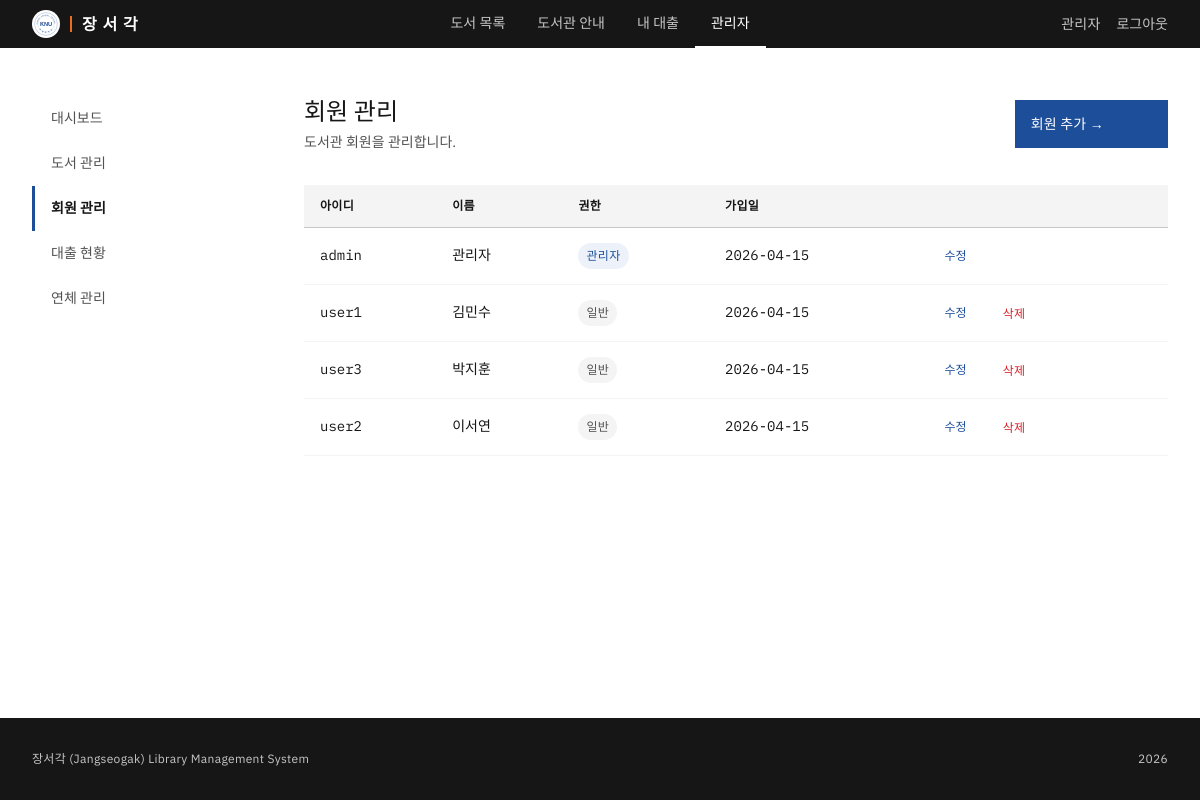
/admin/members (signed in), run on the app's committed database.
### tables this page shows
CREATE TABLE members (
            id INTEGER PRIMARY KEY AUTOINCREMENT,
            username TEXT UNIQUE NOT NULL,
            password TEXT NOT NULL,
            name TEXT NOT NULL,
            role TEXT NOT NULL DEFAULT 'user',
            created_at TEXT DEFAULT (datetime('now', 'localtime'))
        );

### app.py (the view)
@app.route('/admin/members')
@admin_required
def admin_members():
    members = models.get_all_members()
    return render_template('admin/members.html', members=members)

### app.py (called while the page is built)
@app.context_processor
def inject_globals():
    return {
        'sections': SECTIONS,
        'now': datetime.now(),
        'server_ip': SERVER_IP,
        'server_port': SERVER_PORT,
        'fine_per_day': FINE_PER_DAY,
    }

@app.template_filter('dateformat')
def dateformat(value, fmt='%Y-%m-%d'):
    if not value:
        return ''
    if isinstance(value, str):
        try:
            value = datetime.strptime(value, '%Y-%m-%d %H:%M:%S')
        except ValueError:
            return value
    return value.strftime(fmt)

def admin_required(f):
    @wraps(f)
    def decorated(*args, **kwargs):
        if 'member_id' not in session:
            flash('로그인이 필요합니다.', 'warning')
            return redirect(url_for('login'))
        if session.get('role') != 'admin':
            flash('관리자 권한이 필요합니다.', 'error')
            return redirect(url_for('index'))
        return f(*args, **kwargs)
    return decorated

### models.py (called while the page is built)
def get_db():
    db = sqlite3.connect(DATABASE)
    db.row_factory = sqlite3.Row
    db.execute("PRAGMA journal_mode=WAL")
    db.execute("PRAGMA foreign_keys=ON")
    return db

def get_all_members():
    db = get_db()
    members = db.execute('SELECT * FROM members ORDER BY name').fetchall()
    db.close()
    return members

### templates/admin/members.html (shortened to what this page needs)
{% extends 'base.html' %}
{% block content %}
<div class="container">
  <div class="admin-layout">
    {% include 'admin/_sidebar.html' %}
    <div class="admin-main">
      <div class="page-header flex flex-between flex-center flex-wrap" style="gap: 16px;">
        <div>
          <h1 class="page-header-title">회원 관리</h1>
          <p class="page-header-sub">도서관 회원을 관리합니다.</p>
        </div>
        <a href="{{ url_for('admin_member_add') }}" class="btn btn-primary">회원 추가 &rarr;</a>
      </div>
      {% if members %}
      <table class="data-table">
        <thead>
          <tr>
            <th>아이디</th>
            <th>이름</th>
            <th>권한</th>
            <th>가입일</th>
            <th></th>
          </tr>
        </thead>
        <tbody>
          {% for member in members %}
          <tr>
            <td class="mono">{{ member.username }}</td>
            <td>{{ member.name }}</td>
            <td>
              {% if member.role == 'admin' %}
              <span class="tag tag-admin">관리자</span>
              {% else %}
              <span class="tag tag-user">일반</span>
              {% endif %}
            </td>
            <td class="mono">{{ member.created_at|dateformat }}</td>
            <td>
              <div class="actions">
                <a href="{{ url_for('admin_member_edit', member_id=member.id) }}" class="btn btn-ghost btn-sm">수정</a>
                {% if member.role != 'admin' %}
                <form method="POST" action="{{ url_for('admin_member_delete', member_id=member.id) }}" style="margin:0;"
                      onsubmit="return confirm('정말 삭제하시겠습니까?')">
                  <button type="submit" class="btn btn-ghost btn-sm" style="color: var(--cds-support-error);">삭제</button>
                </form>
                {% endif %}
              </div>
            </td>
          </tr>
          {% endfor %}
        </tbody>
      </table>
      {% else %}
      <div class="empty-state">
        <p class="empty-state-text">등록된 회원이 없습니다.</p>
      </div>
      {% endif %}
    </div>
  </div>
</div>
{% endblock %}

### templates/partials/nav.html (shortened to what this page needs)
<nav class="nav-masthead">
  <div class="nav-inner">
    <a href="{{ url_for('index') }}" class="nav-logo">
      <img src="{{ url_for('static', filename='img/knu-logo.svg') }}" alt="KNU" class="nav-logo-img">
      <span class="nav-logo-text">장 서 각</span>
    </a>
    {% if session.get('member_id') %}
    <div class="nav-links">
      <a href="{{ url_for('catalog') }}" class="{{ 'active' if request.endpoint == 'catalog' }}">도서 목록</a>
      <a href="{{ url_for('floorplan') }}" class="{{ 'active' if request.endpoint == 'floorplan' }}">도서관 안내</a>
      <a href="{{ url_for('my_loans') }}" class="{{ 'active' if request.endpoint == 'my_loans' }}">내 대출</a>
      {% if session.get('role') == 'admin' %}
      <a href="{{ url_for('admin_dashboard') }}" class="{{ 'active' if request.endpoint and request.endpoint.startswith('admin') }}">관리자</a>
      {% endif %}
    </div>
    <div class="nav-user">
      <span class="nav-user-name">{{ session.get('name', '') }}</span>
      <a href="{{ url_for('logout') }}">로그아웃</a>
    </div>
    {% else %}
    <div class="nav-links">
      <a href="{{ url_for('login') }}" class="{{ 'active' if request.endpoint == 'login' }}">로그인</a>
    </div>
    {% endif %}
  </div>
</nav>

### data on the page
members: get "관리자", username "admin", name "관리자", role "관리자", created_at "2026-04-15"
members: username "user1", name "김민수", role "일반", created_at "2026-04-15"
members: username "user3", name "박지훈", role "일반", created_at "2026-04-15"
members: username "user2", name "이서연", role "일반", created_at "2026-04-15"
